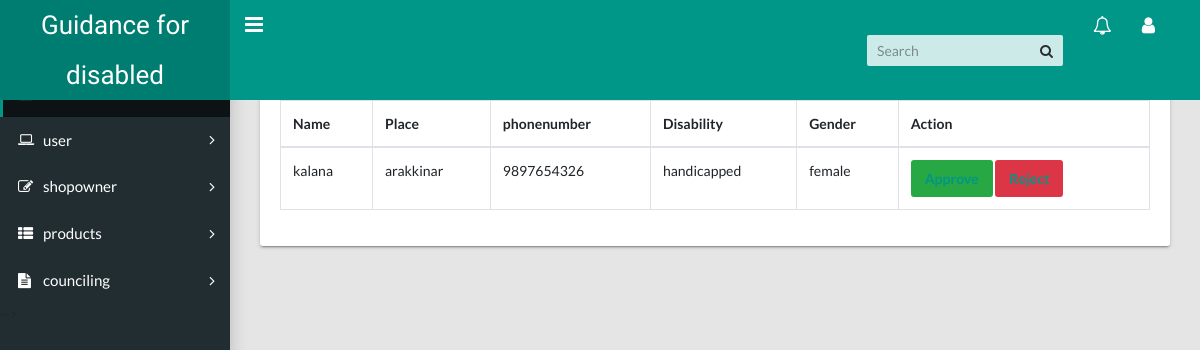
/manageusers, run on the app's committed database.
### disabled/models.py (models this page shows, shortened)
class userreg(models.Model):
    name=models.CharField(max_length=20)
    place=models.CharField(max_length=20)
    phone=models.CharField(max_length=20)
    login_id=models.OneToOneField(Log,on_delete=models.CASCADE)
    disability=models.CharField(max_length=20)
    gender=models.CharField(max_length=20)
    role=models.CharField(max_length=10)
    userstatus=models.CharField(max_length=10)

### disabled/views.py (the view)
# urls.py: path("manageusers",views.admin_manageusers,name="admin_manageusers"),
def admin_manageusers(request):
    data=userreg.objects.all()
    return render(request,'manageusers.html',{'data':data})

### disabled/templates/manageusers.html (shortened to what this page needs)
<!DOCTYPE html>
<html lang="en">
  <head>
    <link rel="stylesheet" type="text/css" href="../static/css/main.css">
    <link rel="stylesheet" type="text/css" href="https://maxcdn.bootstrapcdn.com/font-awesome/4.7.0/css/font-awesome.min.css">
  </head>
  <body class="app sidebar-mini">
    <header class="app-header"><a class="app-header__logo" href="{% url 'admin_manageusers' %}">Guidance for disabled</a>
      <a class="app-sidebar__toggle" href="#" data-toggle="sidebar" aria-label="Hide Sidebar"></a>
      <ul class="app-nav">
        <li class="app-search">
          <input class="app-search__input" type="search" placeholder="Search">
          <button class="app-search__button"><i class="fa fa-search"></i></button>
        </li>
        <li class="dropdown"><a class="app-nav__item" href="#" data-toggle="dropdown" aria-label="Show notifications"><i class="fa fa-bell-o fa-lg"></i></a>
        </li>
        <li class="dropdown"><a class="app-nav__item" href="#" data-toggle="dropdown" aria-label="Open Profile Menu"><i class="fa fa-user fa-lg"></i></a>
        </li>
      </ul>
    </header>
    <aside class="app-sidebar">
      <ul class="app-menu">
        <li><a class="app-menu__item active" href="{% url 'admin_dashboard' %}"><span class="app-menu__label">Dashboard</span></a></li>
        <li class="treeview"><a class="app-menu__item" href="#" data-toggle="treeview"><i class="app-menu__icon fa fa-laptop"></i><span class="app-menu__label">user</span><i class="treeview-indicator fa fa-angle-right"></i></a>
        </li>
        <li class="treeview"><a class="app-menu__item" href="#" data-toggle="treeview"><i class="app-menu__icon fa fa-edit"></i><span class="app-menu__label">shopowner</span><i class="treeview-indicator fa fa-angle-right"></i></a>
        </li>
        <li class="treeview"><a class="app-menu__item" href="#" data-toggle="treeview"><i class="app-menu__icon fa fa-th-list"></i><span class="app-menu__label">products</span><i class="treeview-indicator fa fa-angle-right"></i></a>
        </li>
        <li class="treeview"><a class="app-menu__item" href="#" data-toggle="treeview"><i class="app-menu__icon fa fa-file-text"></i><span class="app-menu__label">counciling</span><i class="treeview-indicator fa fa-angle-right"></i></a>
        </li>
    </aside>
    <main class="app-content">
        <div class="row">
          <div class="col-md-12">
            <div class="tile">
              <div class="tile-body">
                <div class="table-responsive">
                  <table class="table table-hover table-bordered" id="sampleTable">
                    <thead>
                      <tr>
                        <th>Name</th>
                        <th>Place</th>
                        <th>phonenumber</th>
                        <th>Disability</th>
                        <th>Gender</th>
                        <th>Action</th>
                      </tr>
                    </thead>
                    <tbody>
                      {% for i in data %}
                      {% if i.userstatus == "0" %}
                      <tr>
                        <td>{{i.name}}</td>
                        <td>{{i.place}}</td>
                        <td>{{i.phone}}</td>
                        <td>{{i.disability}}</td>
                        <td>{{i.gender}}</td>
                        <td>
                          <button class="btn btn-success" type="button"><a href="{% url 'admin_approve_users' i.id %}">Approve</a> </button>
                          <button class="btn btn-danger" type="button"> <a href="{% url 'admin_delete_user' i.id %}">Reject</a></button>
                          </td>
                      </tr>
                      {% endif %}
                      {% endfor %}
                    </tbody>
                  </table>
                </div>
              </div>
            </div>
          </div>
        </div>
      </main>
  </body>
</html>

### data on the page
userreg: name "kalana", place "arakkinar", phone "9897654326", disability "handicapped", gender "female"
